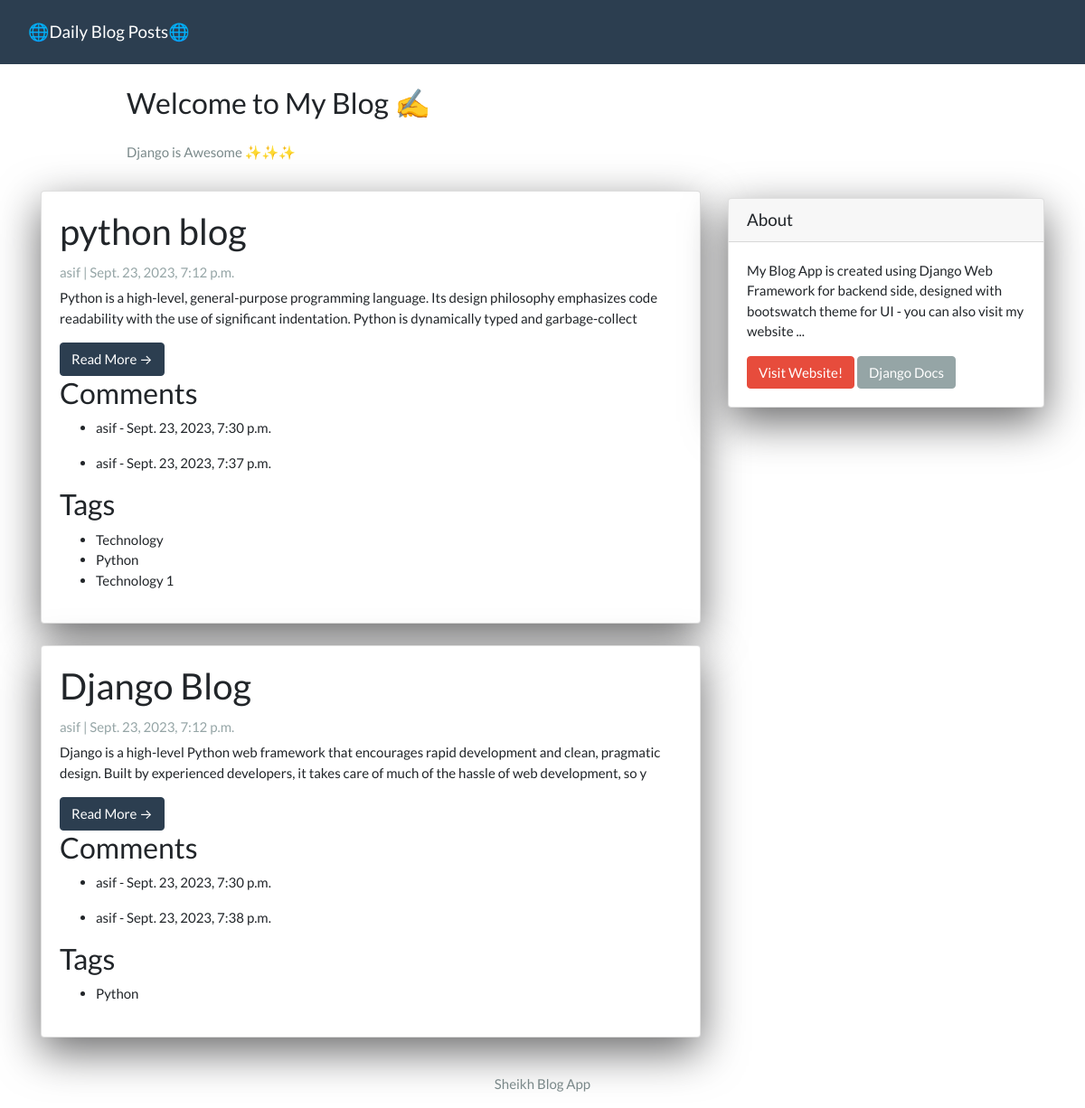
The page / on the database its author committed.
### App/models.py (models this page shows, shortened)
class Post(models.Model):
    title = models.CharField(max_length=200, unique=True)
    slug = models.SlugField(max_length=200, unique=True)
    author = models.ForeignKey(User, on_delete=models.CASCADE, related_name='blog_posts')
    created_on = models.DateTimeField(auto_now_add=True)
    updated_on = models.DateTimeField(auto_now=True)
    content = models.TextField()
    status = models.IntegerField(choices=STATUS, default=0)
    tags = models.ManyToManyField(Tag, related_name='posts', blank=True)
    class Meta:
        ordering = ['-created_on']

class Comment(models.Model):
    post = models.ForeignKey(Post, on_delete=models.CASCADE, related_name='comments')
    author = models.ForeignKey(User, on_delete=models.CASCADE)
    content = models.TextField()
    created_on = models.DateTimeField(auto_now_add=True)
    class Meta:
        ordering = ['created_on']

class Tag(models.Model):
    name = models.CharField(max_length=100, unique=True)

### App/views.py (the view)
# urls.py: path('', views.PostList.as_view(), name="home"),
class PostList(generic.ListView):
    queryset = Post.objects.filter(status=1).order_by('-created_on')
    template_name = 'index.html'

### App/templates/index.html (shortened to what this page needs)
{% extends "base.html" %}
{% block content %}
<header class="masthead">
  <div class="container">
    <div class="row">
      <div class="col-md-8 col-md-10 mx-auto">
        <div class="site-heading">
          <h3 class="site-heading my-4 mt-3 text-black"> Welcome to My Blog ✍️ </h3>
          <p class="text-dark">Django is Awesome ✨✨✨ </p>
        </div>
      </div>
    </div>
  </div>
</header>
<div class="container">
  <div class="row">
    <div class="col-md-8 mt-3 left">
      {% for post in post_list %}
      <div class="card mb-4">
        <div class="card-body">
          <h2 class="card-title">{{ post.title }}</h2>
          <p class="card-text text-muted h6">{{ post.author }} | {{ post.created_on}}</p>
          <p class="card-text">{{ post.content|slice:":200" }}</p>
          <a href="{% url 'post_detail' post.slug  %}" class="btn btn-primary">Read More &rarr;</a>
          <h3>Comments</h3>
          <ul>
              {% for comment in post.comments.all %}
                  <li>{{ comment.author }} - {{ comment.created_on }}</li>
              {% empty %}
                  <li>No comments yet.</li>
              {% endfor %}
          </ul>
          <h3>Tags</h3>
          <ul>
              {% for tag in post.tags.all %}
                  <li>{{ tag.name }}</li>
              {% endfor %}
          </ul>
        </div>
      </div>
      {% endfor %}
    </div>
    {% block sidebar %}
    {% include 'sidebar.html' %}
    {% endblock sidebar %}
  </div>
</div>
{% endblock %}

### App/templates/base.html (shortened to what this page needs)
<!DOCTYPE html>
<html>
<head>
  <link rel="stylesheet" href="https://stackpath.bootstrapcdn.com/bootswatch/4.5.2/flatly/bootstrap.min.css">
</head>
<body>
  <nav class="navbar navbar-expand-lg navbar-dark bg-primary" id="mainNav">
    <div class="container-fluid">
      <a class="navbar-brand" href="{% url 'home' %}">🌐Daily Blog Posts🌐</a>
      <div class="collapse navbar-collapse" id="navbarResponsive">
        <ul class="navbar-nav ml-auto">
          <li class="nav-item text-black">
            <a class="nav-link text-black font-weight-bold" href="#"></a>
          </li>
          <li class="nav-item text-black">
            <a class="nav-link text-black font-weight-bold" href="#"></a>
          </li>
          <li class="nav-item text-black">
            <a class="nav-link text-black font-weight-bold" href="#"></a>
          </li>
        </ul>
      </div>
    </div>
  </nav>
  {% block content %}{% endblock content %}
  <footer class="py-3 bg-grey">
    <p class="m-0 text-dark text-center ">Sheikh Blog App </p>
  </footer>
</body>
</html>

### App/templates/sidebar.html (shortened to what this page needs)
{% block sidebar %}
<div class="col-md-4 float-right ">
  <div class="card my-4">
    <h5 class="card-header">About</h5>
    <div class="card-body">
      <p class="card-text"> My Blog App is created using Django Web Framework for backend side, designed with bootswatch
        theme for UI - you can also visit my website ... </p>
      <a href="https://itsaasif.info" class="btn btn-danger">Visit Website!</a>
      <a href="https://docs.djangoproject.com/en/3.1/" class="btn btn-secondary">Django Docs</a>
    </div>
  </div>
</div>
{% endblock sidebar %}

### App/templates/sidebar.html (style rules this page uses)
.card { box-shadow: 0 16px 48px #6a6a6b; }

### rows shown on the page
Post: title "python blog", author "asif", created_on "Sept. 23, 2023, 7:12 p.m.", content "Python is a high-level, general-purpose programming language. Its design philosophy emphasizes code readability with the use of significant indentation. Python is dynamically typed and garbage-collect"
Comment: author "asif", created_on "Sept. 23, 2023, 7:30 p.m."
Comment: author "asif", created_on "Sept. 23, 2023, 7:37 p.m."
Tag: name "Technology"
Tag: name "Python"
Tag: name "Technology 1"
Post: title "Django Blog", author "asif", created_on "Sept. 23, 2023, 7:12 p.m.", content "Django is a high-level Python web framework that encourages rapid development and clean, pragmatic design. Built by experienced developers, it takes care of much of the hassle of web development, so y"
Comment: author "asif", created_on "Sept. 23, 2023, 7:30 p.m."
Comment: author "asif", created_on "Sept. 23, 2023, 7:38 p.m."
